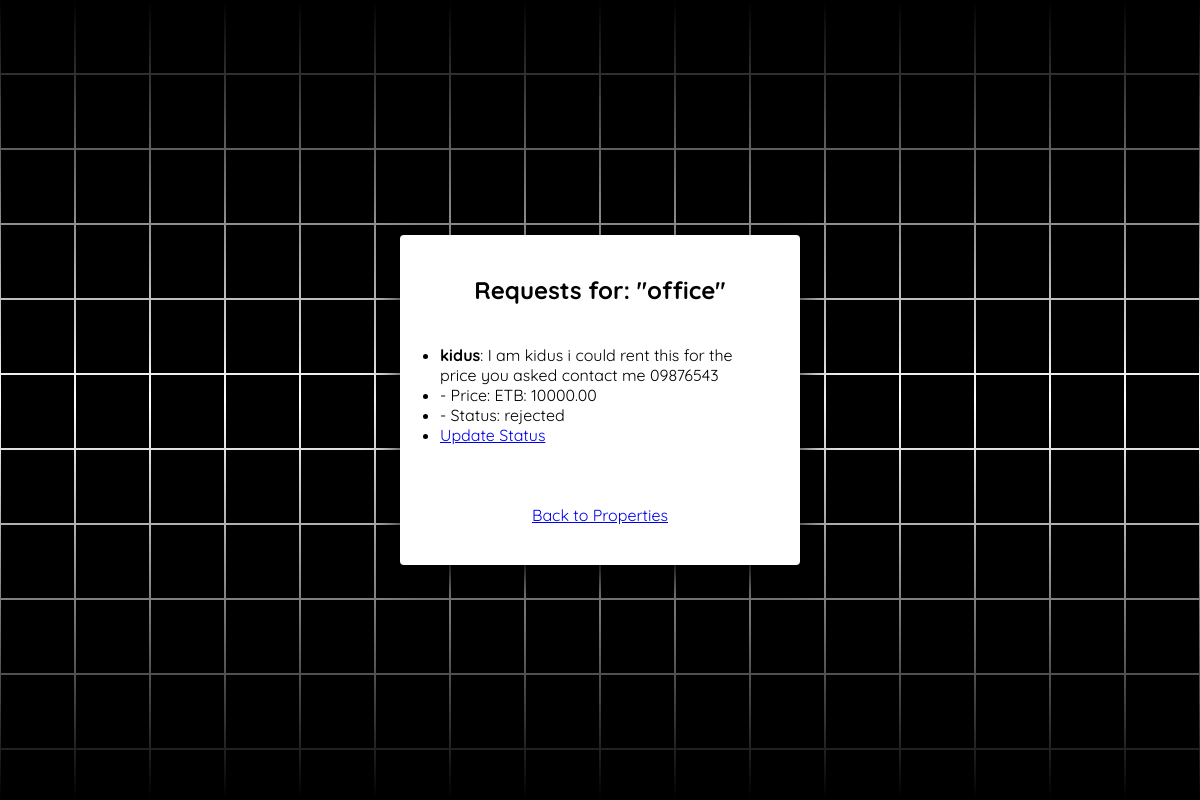
The app's page /view_request/5/ (signed in), older data.
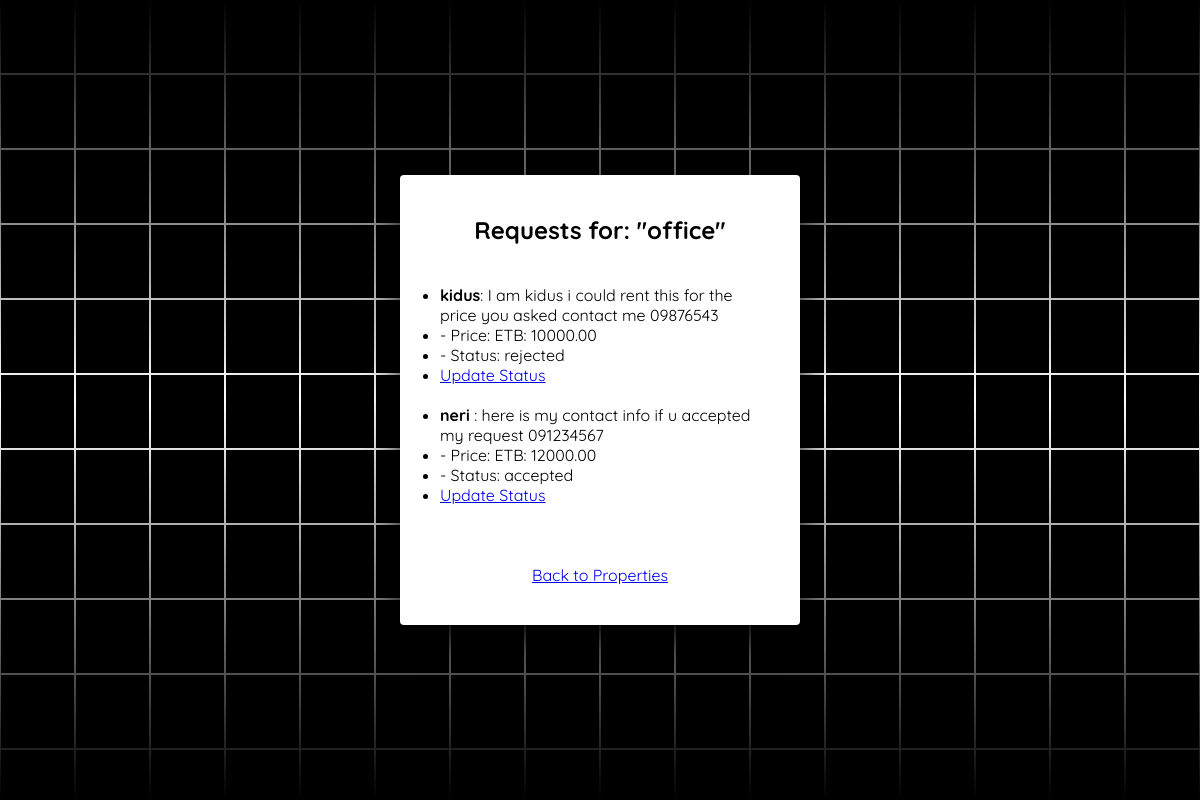
The same page, newer data.
### main/models.py (models this page shows, shortened)
class Request(models.Model):
    user = models.ForeignKey(User, on_delete=models.CASCADE)
    property = models.ForeignKey(Property, on_delete=models.CASCADE)
    price = models.DecimalField(max_digits=10, decimal_places=2)
    description = models.TextField()
    PROPERTY_FOR = [('sale', 'Sale'), ('rent', 'Rent')]
    property_for = models.CharField(max_length=10, choices=PROPERTY_FOR, default='sale')
    STATUS_CHOICES = [
        ('pending', 'Pending'),
        ('accepted', 'Accepted'),
        ('rejected', 'Rejected'),
    ]
    status = models.CharField(max_length=10, choices=STATUS_CHOICES, default='pending')

### main/views.py (the view)
# urls.py: path('view_request/<int:property_id>/', views.view_requests, name='view_requests'),
@login_required(login_url='login')
def view_requests(request, property_id):
    property_obj = get_object_or_404(Property, id=property_id, user=request.user)
    requests = Request.objects.filter(property=property_obj)
    return render(request, 'view_requests.html', {'property': property_obj, 'requests': requests})

### main/templates/view_requests.html (shortened to what this page needs)
{% load static %}
<!DOCTYPE html>
<html lang="en">
 <head>
  <link rel="stylesheet" href="{% static 'website/css/style1.css' %}">
 </head>
 <body>
  <section> <span></span> <span></span> <span></span> <span></span> <span></span> <span></span> <span></span> <span></span> <span></span> <span></span> <span></span> <span></span> <span></span> <span></span> <span></span> <span></span> <span></span> <span></span> <span></span> <span></span> <span></span> <span></span> <span></span> <span></span> <span></span> <span></span> <span></span> <span></span> <span></span> <span></span> <span></span> <span></span> <span></span> <span></span> <span></span> <span></span> <span></span> <span></span> <span></span> <span></span> <span></span> <span></span> <span></span> <span></span> <span></span> <span></span> <span></span> <span></span> <span></span> <span></span> <span></span> <span></span> <span></span> <span></span> <span></span> <span></span> <span></span> <span></span> <span></span> <span></span> <span></span> <span></span> <span></span> <span></span> <span></span> <span></span> <span></span> <span></span> <span></span> <span></span> <span></span> <span></span> <span></span> <span></span> <span></span> <span></span> <span></span> <span></span> <span></span> <span></span> <span></span> <span></span> <span></span> <span></span> <span></span> <span></span> <span></span> <span></span> <span></span> <span></span> <span></span> <span></span> <span></span> <span></span> <span></span> <span></span> <span></span> <span></span> <span></span> <span></span> <span></span> <span></span> <span></span> <span></span> <span></span> <span></span> <span></span> <span></span> <span></span> <span></span> <span></span> <span></span> <span></span> <span></span> <span></span> <span></span> <span></span> <span></span> <span></span> <span></span> <span></span> <span></span> <span></span> <span></span> <span></span> <span></span> <span></span> <span></span> <span></span> <span></span> <span></span> <span></span> <span></span> <span></span> <span></span> <span></span> <span></span> <span></span> <span></span> <span></span> <span></span> <span></span> <span></span> <span></span> <span></span> <span></span>
   <div class="signin">
    <div class="content">
        <h1>Requests for: "{{ property.title }}"</h1>
        {% if requests %}
            <ul>
                {% for request in requests %}
                    <li>
                        <strong>{{ request.user.username }}</strong>: {{ request.description }}
                    </li>
                    <li>- Price: ETB: {{ request.price }}</li>
                    <li>- Status: {{ request.status }}</li>
                    <li>
                        <a href="{% url 'update_requests' request.id %}">Update Status</a>
                    </li>
                    <br>
                {% endfor %}
            </ul>
        {% else %}
            <p>No requests found for this property.</p>
        {% endif %}
        <a href="{% url 'property-list' %}">Back to Properties</a>
    </div>
   </div>
  </section>
 </body>
</html>

Row changes from the older to the newer data that the page shows:
added Request: user.username "neri", description "here is my contact info if u accepted my request 091234567", price "12000.00", status "accepted"
